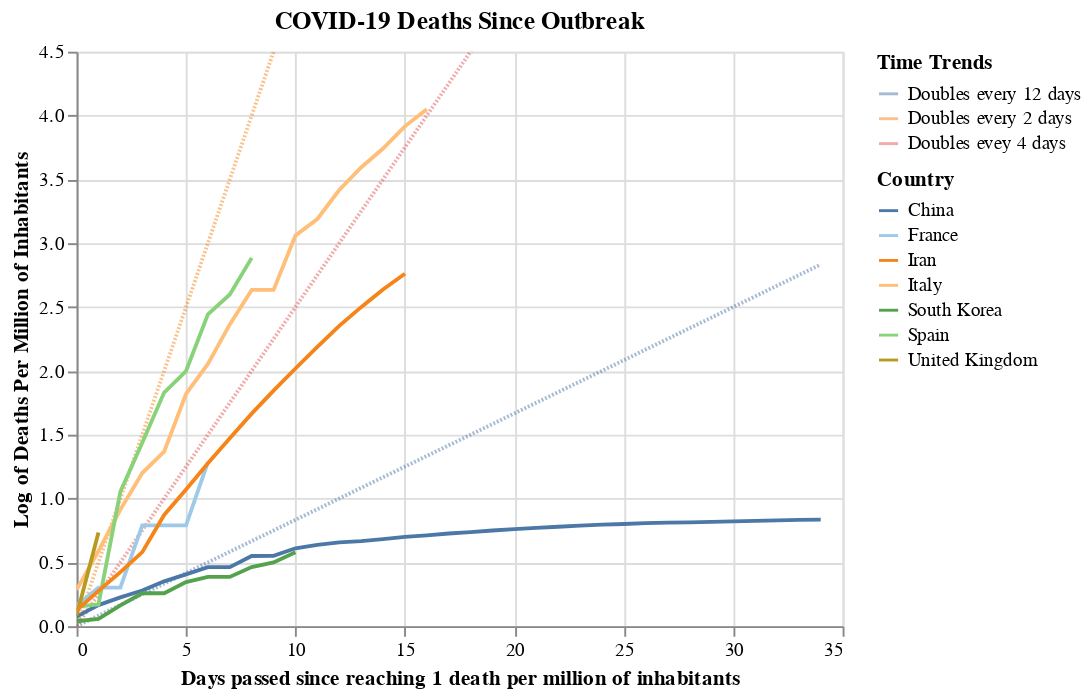

Notebook code cell kept with this figure:
### Code cell
#hide_input
# Stack data to get it to Altair dataframe format
data_countries_pc2 = data_countries_pc.copy()
for i in range(0,len(countries)):
    data_countries_pc2[i] = data_countries_pc2[i].reset_index()
    data_countries_pc2[i]['n_days'] = data_countries_pc2[i].index
    data_countries_pc2[i]['log_cases'] = np.log(data_countries_pc2[i]["total_cases"])
data_plot = data_countries_pc2[0]
for i in range(1, len(countries)):    
    data_plot = pd.concat([data_plot, data_countries_pc2[i]], axis=0)
data_plot["trend_2days"] = data_plot["n_days"]*1/2
data_plot["trend_4days"] = data_plot["n_days"]*1/4
data_plot["trend_12days"] = data_plot["n_days"]*1/12
data_plot["trend_2days_label"] = "Doubles every 2 days"
data_plot["trend_4days_label"] = "Doubles evey 4 days"
data_plot["trend_12days_label"] = "Doubles every 12 days"


# Plot it using Altair
source = data_plot

scales = alt.selection_interval(bind='scales')
selection = alt.selection_multi(fields=['location'], bind='legend')

base = alt.Chart(source, title = "COVID-19 Deaths Since Outbreak").encode(
    x = alt.X('n_days:Q', title = "Days passed since reaching 1 death per million of inhabitants"),
    y = alt.Y("log_cases:Q",title = "Log of Deaths Per Million of Inhabitants"),
    color = alt.Color('location:N', legend=alt.Legend(title="Country"),
                     scale=alt.Scale(scheme='tableau20')),
    opacity = alt.condition(selection, alt.value(1), alt.value(0.1))
)

lines = base.mark_line().add_selection(
    scales
).add_selection(
    selection
)

trend_2d = alt.Chart(source).encode(
    color = alt.value("#D3D3D3"),
    x = "n_days:Q",
    y = alt.Y("trend_2days:Q",  scale=alt.Scale(domain=(0, max(data_plot["log_cases"])))),
    stroke = alt.Stroke("trend_2days_label:N", legend = alt.Legend(title = "Time Trends")
                       )
).mark_line( strokeDash=[1,1], opacity= 0.5)

trend_4d = alt.Chart(source).mark_line(color="#D3D3D3", strokeDash=[1,1], opacity= 0.5).encode(
    x = "n_days:Q",
    y = alt.Y("trend_4days:Q",  scale=alt.Scale(domain=(0, max(data_plot["log_cases"])))),
    stroke = "trend_4days_label:N"
)

trend_12d = alt.Chart(source).mark_line(color="#D3D3D3", strokeDash=[1,1], opacity= 0.5).encode(
    x = "n_days:Q",
    y = alt.Y("trend_12days:Q",  scale=alt.Scale(domain=(0, max(data_plot["log_cases"])))),
    stroke = "trend_12days_label:N"
)

trend_2d + trend_4d + trend_12d +  lines

### Figure 1 — Vega-Lite specification as saved in the notebook (floating-point values rounded to 4 significant figures)
{"config": {"view": {"continuousWidth": 400, "continuousHeight": 300}}, "encoding": {"color": {"scale": {"range": ["#1f77b4", "#ff7f0e", "#D3D3D3", "#d62728", "#9467bd", "#8c564b", "#e377c2", "#D3D3D3", "#bcbd22", "#17becf", "#aec7e8", "#ffbb78", "#D3D3D3", "#ff9896", "#c5b0d5", "#c49c94", "#f7b6d2", "#c7c7c7", "#dbdb8d", "#9edae5"]}}}, "layer": [{"mark": {"type": "line", "opacity": 0.5, "strokeDash": [1, 1]}, "encoding": {"color": {"value": "#D3D3D3"}, "stroke": {"type": "nominal", "field": "trend_2days_label", "legend": {"title": "Time Trends"}}, "x": {"type": "quantitative", "field": "n_days"}, "y": {"type": "quantitative", "field": "trend_2days", "scale": {"domain": [0, 4.049]}}}}, {"mark": {"type": "line", "color": "#D3D3D3", "opacity": 0.5, "strokeDash": [1, 1]}, "encoding": {"stroke": {"type": "nominal", "field": "trend_4days_label"}, "x": {"type": "quantitative", "field": "n_days"}, "y": {"type": "quantitative", "field": "trend_4days", "scale": {"domain": [0, 4.049]}}}}, {"mark": {"type": "line", "color": "#D3D3D3", "opacity": 0.5, "strokeDash": [1, 1]}, "encoding": {"stroke": {"type": "nominal", "field": "trend_12days_label"}, "x": {"type": "quantitative", "field": "n_days"}, "y": {"type": "quantitative", "field": "trend_12days", "scale": {"domain": [0, 4.049]}}}}, {"mark": "line", "encoding": {"color": {"type": "nominal", "field": "location", "legend": {"title": "Country"}, "scale": {"scheme": "tableau20"}}, "opacity": {"condition": {"value": 1, "selection": "selector069"}, "value": 0.1}, "x": {"type": "quantitative", "field": "n_days", "title": "Days passed since reaching 1 death per million of inhabitants"}, "y": {"type": "quantitative", "field": "log_cases", "title": "Log of Deaths Per Million of Inhabitants"}}, "selection": {"selector068": {"type": "interval", "bind": "scales"}, "selector069": {"type": "multi", "fields": ["location"], "bind": "legend"}}, "title": "COVID-19 Deaths Since Outbreak"}], "data": {"name": "data-77f112b5274cc99d0a695abc678242b1"}, "$schema": "https://vega.github.io/schema/vega-lite/v4.0.2.json", "datasets": {"data-77f112b5274cc99d0a695abc678242b1": [{"index": 1755, "location": "China", "date": "2020-02-14T00:00:00", "total_cases": 1.079, "n_days": 0, "log_cases": 0.07612, "trend_2days": 0.0, "trend_4days": 0.0, "trend_12days": 0.0, "trend_2days_label": "Doubles every 2 days", "trend_4days_label": "Doubles evey 4 days", "trend_12days_label": "Doubles every 12 days"}, {"index": 1756, "location": "China", "date": "2020-02-15T00:00:00", "total_cases": 1.18, "n_days": 1, "log_cases": 0.1654, "trend_2days": 0.5, "trend_4days": 0.25, "trend_12days": 0.08333, "trend_2days_label": "Doubles every 2 days", "trend_4days_label": "Doubles evey 4 days", "trend_12days_label": "Doubles every 12 days"}, {"index": 1757, "location": "China", "date": "2020-02-16T00:00:00", "total_cases": 1.253, "n_days": 2, "log_cases": 0.2255, "trend_2days": 1.0, "trend_4days": 0.5, "trend_12days": 0.1667, "trend_2days_label": "Doubles every 2 days", "trend_4days_label": "Doubles evey 4 days", "trend_12days_label": "Doubles every 12 days"}, {"index": 1758, "location": "China", "date": "2020-02-17T00:00:00", "total_cases": 1.322, "n_days": 3, "log_cases": 0.2795, "trend_2days": 1.5, "trend_4days": 0.75, "trend_12days": 0.25, "trend_2days_label": "Doubles every 2 days", "trend_4days_label": "Doubles evey 4 days", "trend_12days_label": "Doubles every 12 days"}, {"index": 1759, "location": "China", "date": "2020-02-18T00:00:00", "total_cases": 1.421, "n_days": 4, "log_cases": 0.3514, "trend_2days": 2.0, "trend_4days": 1.0, "trend_12days": 0.3333, "trend_2days_label": "Doubles every 2 days", "trend_4days_label": "Doubles evey 4 days", "trend_12days_label": "Doubles every 12 days"}, {"index": 1760, "location": "China", "date": "2020-02-19T00:00:00", "total_cases": 1.501, "n_days": 5, "log_cases": 0.4063, "trend_2days": 2.5, "trend_4days": 1.25, "trend_12days": 0.4167, "trend_2days_label": "Doubles every 2 days", "trend_4days_label": "Doubles evey 4 days", "trend_12days_label": "Doubles every 12 days"}, {"index": 1762, "location": "China", "date": "2020-02-20T00:00:00", "total_cases": 1.588, "n_days": 6, "log_cases": 0.4623, "trend_2days": 3.0, "trend_4days": 1.5, "trend_12days": 0.5, "trend_2days_label": "Doubles every 2 days", "trend_4days_label": "Doubles evey 4 days", "trend_12days_label": "Doubles every 12 days"}, {"index": 1763, "location": "China", "date": "2020-02-21T00:00:00", "total_cases": 1.588, "n_days": 7, "log_cases": 0.4623, "trend_2days": 3.5, "trend_4days": 1.75, "trend_12days": 0.5833, "trend_2days_label": "Doubles every 2 days", "trend_4days_label": "Doubles evey 4 days", "trend_12days_label": "Doubles every 12 days"}, {"index": 1764, "location": "China", "date": "2020-02-22T00:00:00", "total_cases": 1.733, "n_days": 8, "log_cases": 0.55, "trend_2days": 4.0, "trend_4days": 2.0, "trend_12days": 0.6667, "trend_2days_label": "Doubles every 2 days", "trend_4days_label": "Doubles evey 4 days", "trend_12days_label": "Doubles every 12 days"}, {"index": 1765, "location": "China", "date": "2020-02-23T00:00:00", "total_cases": 1.735, "n_days": 9, "log_cases": 0.5508, "trend_2days": 4.5, "trend_4days": 2.25, "trend_12days": 0.75, "trend_2days_label": "Doubles every 2 days", "trend_4days_label": "Doubles evey 4 days", "trend_12days_label": "Doubles every 12 days"}, {"index": 1766, "location": "China", "date": "2020-02-24T00:00:00", "total_cases": 1.841, "n_days": 10, "log_cases": 0.6103, "trend_2days": 5.0, "trend_4days": 2.5, "trend_12days": 0.8333, "trend_2days_label": "Doubles every 2 days", "trend_4days_label": "Doubles evey 4 days", "trend_12days_label": "Doubles every 12 days"}, {"index": 1767, "location": "China", "date": "2020-02-25T00:00:00", "total_cases": 1.891, "n_days": 11, "log_cases": 0.637, "trend_2days": 5.5, "trend_4days": 2.75, "trend_12days": 0.9167, "trend_2days_label": "Doubles every 2 days", "trend_4days_label": "Doubles evey 4 days", "trend_12days_label": "Doubles every 12 days"}, {"index": 1768, "location": "China", "date": "2020-02-26T00:00:00", "total_cases": 1.928, "n_days": 12, "log_cases": 0.6563, "trend_2days": 6.0, "trend_4days": 3.0, "trend_12days": 1.0, "trend_2days_label": "Doubles every 2 days", "trend_4days_label": "Doubles evey 4 days", "trend_12days_label": "Doubles every 12 days"}, {"index": 1769, "location": "China", "date": "2020-02-27T00:00:00", "total_cases": 1.948, "n_days": 13, "log_cases": 0.6669, "trend_2days": 6.5, "trend_4days": 3.25, "trend_12days": 1.083, "trend_2days_label": "Doubles every 2 days", "trend_4days_label": "Doubles evey 4 days", "trend_12days_label": "Doubles every 12 days"}, {"index": 1770, "location": "China", "date": "2020-02-28T00:00:00", "total_cases": 1.979, "n_days": 14, "log_cases": 0.6828, "trend_2days": 7.0, "trend_4days": 3.5, "trend_12days": 1.167, "trend_2days_label": "Doubles every 2 days", "trend_4days_label": "Doubles evey 4 days", "trend_12days_label": "Doubles every 12 days"}, {"index": 1771, "location": "China", "date": "2020-02-29T00:00:00", "total_cases": 2.013, "n_days": 15, "log_cases": 0.6995, "trend_2days": 7.5, "trend_4days": 3.75, "trend_12days": 1.25, "trend_2days_label": "Doubles every 2 days", "trend_4days_label": "Doubles evey 4 days", "trend_12days_label": "Doubles every 12 days"}, {"index": 1779, "location": "China", "date": "2020-03-01T00:00:00", "total_cases": 2.038, "n_days": 16, "log_cases": 0.7118, "trend_2days": 8.0, "trend_4days": 4.0, "trend_12days": 1.333, "trend_2days_label": "Doubles every 2 days", "trend_4days_label": "Doubles evey 4 days", "trend_12days_label": "Doubles every 12 days"}, {"index": 1790, "location": "China", "date": "2020-03-02T00:00:00", "total_cases": 2.067, "n_days": 17, "log_cases": 0.7263, "trend_2days": 8.5, "trend_4days": 4.25, "trend_12days": 1.417, "trend_2days_label": "Doubles every 2 days", "trend_4days_label": "Doubles evey 4 days", "trend_12days_label": "Doubles every 12 days"}, {"index": 1791, "location": "China", "date": "2020-03-03T00:00:00", "total_cases": 2.091, "n_days": 18, "log_cases": 0.7375, "trend_2days": 9.0, "trend_4days": 4.5, "trend_12days": 1.5, "trend_2days_label": "Doubles every 2 days", "trend_4days_label": "Doubles evey 4 days", "trend_12days_label": "Doubles every 12 days"}, {"index": 1792, "location": "China", "date": "2020-03-04T00:00:00", "total_cases": 2.116, "n_days": 19, "log_cases": 0.7497, "trend_2days": 9.5, "trend_4days": 4.75, "trend_12days": 1.583, "trend_2days_label": "Doubles every 2 days", "trend_4days_label": "Doubles evey 4 days", "trend_12days_label": "Doubles every 12 days"}, {"index": 1793, "location": "China", "date": "2020-03-05T00:00:00", "total_cases": 2.139, "n_days": 20, "log_cases": 0.7604, "trend_2days": 10.0, "trend_4days": 5.0, "trend_12days": 1.667, "trend_2days_label": "Doubles every 2 days", "trend_4days_label": "Doubles evey 4 days", "trend_12days_label": "Doubles every 12 days"}, {"index": 1794, "location": "China", "date": "2020-03-06T00:00:00", "total_cases": 2.16, "n_days": 21, "log_cases": 0.7699, "trend_2days": 10.5, "trend_4days": 5.25, "trend_12days": 1.75, "trend_2days_label": "Doubles every 2 days", "trend_4days_label": "Doubles evey 4 days", "trend_12days_label": "Doubles every 12 days"}, {"index": 1795, "location": "China", "date": "2020-03-07T00:00:00", "total_cases": 2.179, "n_days": 22, "log_cases": 0.7791, "trend_2days": 11.0, "trend_4days": 5.5, "trend_12days": 1.833, "trend_2days_label": "Doubles every 2 days", "trend_4days_label": "Doubles evey 4 days", "trend_12days_label": "Doubles every 12 days"}, {"index": 1796, "location": "China", "date": "2020-03-08T00:00:00", "total_cases": 2.199, "n_days": 23, "log_cases": 0.7882, "trend_2days": 11.5, "trend_4days": 5.75, "trend_12days": 1.917, "trend_2days_label": "Doubles every 2 days", "trend_4days_label": "Doubles evey 4 days", "trend_12days_label": "Doubles every 12 days"}, {"index": 1797, "location": "China", "date": "2020-03-09T00:00:00", "total_cases": 2.216, "n_days": 24, "log_cases": 0.7955, "trend_2days": 12.0, "trend_4days": 6.0, "trend_12days": 2.0, "trend_2days_label": "Doubles every 2 days", "trend_4days_label": "Doubles evey 4 days", "trend_12days_label": "Doubles every 12 days"}, {"index": 1780, "location": "China", "date": "2020-03-10T00:00:00", "total_cases": 2.227, "n_days": 25, "log_cases": 0.8007, "trend_2days": 12.5, "trend_4days": 6.25, "trend_12days": 2.083, "trend_2days_label": "Doubles every 2 days", "trend_4days_label": "Doubles evey 4 days", "trend_12days_label": "Doubles every 12 days"}, {"index": 1781, "location": "China", "date": "2020-03-11T00:00:00", "total_cases": 2.243, "n_days": 26, "log_cases": 0.8076, "trend_2days": 13.0, "trend_4days": 6.5, "trend_12days": 2.167, "trend_2days_label": "Doubles every 2 days", "trend_4days_label": "Doubles evey 4 days", "trend_12days_label": "Doubles every 12 days"}, {"index": 1782, "location": "China", "date": "2020-03-12T00:00:00", "total_cases": 2.25, "n_days": 27, "log_cases": 0.8111, "trend_2days": 13.5, "trend_4days": 6.75, "trend_12days": 2.25, "trend_2days_label": "Doubles every 2 days", "trend_4days_label": "Doubles evey 4 days", "trend_12days_label": "Doubles every 12 days"}, {"index": 1783, "location": "China", "date": "2020-03-13T00:00:00", "total_cases": 2.256, "n_days": 28, "log_cases": 0.8136, "trend_2days": 14.0, "trend_4days": 7.0, "trend_12days": 2.333, "trend_2days_label": "Doubles every 2 days", "trend_4days_label": "Doubles evey 4 days", "trend_12days_label": "Doubles every 12 days"}, {"index": 1784, "location": "China", "date": "2020-03-14T00:00:00", "total_cases": 2.265, "n_days": 29, "log_cases": 0.8177, "trend_2days": 14.5, "trend_4days": 7.25, "trend_12days": 2.417, "trend_2days_label": "Doubles every 2 days", "trend_4days_label": "Doubles evey 4 days", "trend_12days_label": "Doubles every 12 days"}, {"index": 1785, "location": "China", "date": "2020-03-15T00:00:00", "total_cases": 2.272, "n_days": 30, "log_cases": 0.8208, "trend_2days": 15.0, "trend_4days": 7.5, "trend_12days": 2.5, "trend_2days_label": "Doubles every 2 days", "trend_4days_label": "Doubles evey 4 days", "trend_12days_label": "Doubles every 12 days"}, {"index": 1786, "location": "China", "date": "2020-03-16T00:00:00", "total_cases": 2.282, "n_days": 31, "log_cases": 0.8252, "trend_2days": 15.5, "trend_4days": 7.75, "trend_12days": 2.583, "trend_2days_label": "Doubles every 2 days", "trend_4days_label": "Doubles evey 4 days", "trend_12days_label": "Doubles every 12 days"}, {"index": 1787, "location": "China", "date": "2020-03-17T00:00:00", "total_cases": 2.292, "n_days": 32, "log_cases": 0.8292, "trend_2days": 16.0, "trend_4days": 8.0, "trend_12days": 2.667, "trend_2days_label": "Doubles every 2 days", "trend_4days_label": "Doubles evey 4 days", "trend_12days_label": "Doubles every 12 days"}, {"index": 1788, "location": "China", "date": "2020-03-18T00:00:00", "total_cases": 2.299, "n_days": 33, "log_cases": 0.8326, "trend_2days": 16.5, "trend_4days": 8.25, "trend_12days": 2.75, "trend_2days_label": "Doubles every 2 days", "trend_4days_label": "Doubles evey 4 days", "trend_12days_label": "Doubles every 12 days"}, {"index": 1789, "location": "China", "date": "2020-03-19T00:00:00", "total_cases": 2.305, "n_days": 34, "log_cases": 0.8351, "trend_2days": 17.0, "trend_4days": 8.5, "trend_12days": 2.833, "trend_2days_label": "Doubles every 2 days", "trend_4days_label": "Doubles evey 4 days", "trend_12days_label": "Doubles every 12 days"}, {"index": 4285, "location": "Italy", "date": "2020-03-03T00:00:00", "total_cases": 1.331, "n_days": 0, "log_cases": 0.2858, "trend_2days": 0.0, "trend_4days": 0.0, "trend_12days": 0.0, "trend_2days_label": "Doubles every 2 days", "trend_4days_label": "Doubles evey 4 days", "trend_12days_label": "Doubles every 12 days"}, {"index": 4286, "location": "Italy", "date": "2020-03-04T00:00:00", "total_cases": 1.803, "n_days": 1, "log_cases": 0.5892, "trend_2days": 0.5, "trend_4days": 0.25, "trend_12days": 0.08333, "trend_2days_label": "Doubles every 2 days", "trend_4days_label": "Doubles evey 4 days", "trend_12days_label": "Doubles every 12 days"}, {"index": 4287, "location": "Italy", "date": "2020-03-05T00:00:00", "total_cases": 2.493, "n_days": 2, "log_cases": 0.9136, "trend_2days": 1.0, "trend_4days": 0.5, "trend_12days": 0.1667, "trend_2days_label": "Doubles every 2 days", "trend_4days_label": "Doubles evey 4 days", "trend_12days_label": "Doubles every 12 days"}, {"index": 4288, "location": "Italy", "date": "2020-03-06T00:00:00", "total_cases": 3.319, "n_days": 3, "log_cases": 1.2, "trend_2days": 1.5, "trend_4days": 0.75, "trend_12days": 0.25, "trend_2days_label": "Doubles every 2 days", "trend_4days_label": "Doubles evey 4 days", "trend_12days_label": "Doubles every 12 days"}, {"index": 4289, "location": "Italy", "date": "2020-03-07T00:00:00", "total_cases": 3.925, "n_days": 4, "log_cases": 1.367, "trend_2days": 2.0, "trend_4days": 1.0, "trend_12days": 0.3333, "trend_2days_label": "Doubles every 2 days", "trend_4days_label": "Doubles evey 4 days", "trend_12days_label": "Doubles every 12 days"}, {"index": 4290, "location": "Italy", "date": "2020-03-08T00:00:00", "total_cases": 6.166, "n_days": 5, "log_cases": 1.819, "trend_2days": 2.5, "trend_4days": 1.25, "trend_12days": 0.4167, "trend_2days_label": "Doubles every 2 days", "trend_4days_label": "Doubles evey 4 days", "trend_12days_label": "Doubles every 12 days"}, {"index": 4291, "location": "Italy", "date": "2020-03-09T00:00:00", "total_cases": 7.8, "n_days": 6, "log_cases": 2.054, "trend_2days": 3.0, "trend_4days": 1.5, "trend_12days": 0.5, "trend_2days_label": "Doubles every 2 days", "trend_4days_label": "Doubles evey 4 days", "trend_12days_label": "Doubles every 12 days"}, {"index": 4274, "location": "Italy", "date": "2020-03-10T00:00:00", "total_cases": 10.63, "n_days": 7, "log_cases": 2.364, "trend_2days": 3.5, "trend_4days": 1.75, "trend_12days": 0.5833, "trend_2days_label": "Doubles every 2 days", "trend_4days_label": "Doubles evey 4 days", "trend_12days_label": "Doubles every 12 days"}, {"index": 4275, "location": "Italy", "date": "2020-03-11T00:00:00", "total_cases": 13.93, "n_days": 8, "log_cases": 2.634, "trend_2days": 4.0, "trend_4days": 2.0, "trend_12days": 0.6667, "trend_2days_label": "Doubles every 2 days", "trend_4days_label": "Doubles evey 4 days", "trend_12days_label": "Doubles every 12 days"}, {"index": 4276, "location": "Italy", "date": "2020-03-12T00:00:00", "total_cases": 13.93, "n_days": 9, "log_cases": 2.634, "trend_2days": 4.5, "trend_4days": 2.25, "trend_12days": 0.75, "trend_2days_label": "Doubles every 2 days", "trend_4days_label": "Doubles evey 4 days", "trend_12days_label": "Doubles every 12 days"}, {"index": 4277, "location": "Italy", "date": "2020-03-13T00:00:00", "total_cases": 21.33, "n_days": 10, "log_cases": 3.06, "trend_2days": 5.0, "trend_4days": 2.5, "trend_12days": 0.8333, "trend_2days_label": "Doubles every 2 days", "trend_4days_label": "Doubles evey 4 days", "trend_12days_label": "Doubles every 12 days"}, {"index": 4278, "location": "Italy", "date": "2020-03-14T00:00:00", "total_cases": 24.28, "n_days": 11, "log_cases": 3.189, "trend_2days": 5.5, "trend_4days": 2.75, "trend_12days": 0.9167, "trend_2days_label": "Doubles every 2 days", "trend_4days_label": "Doubles evey 4 days", "trend_12days_label": "Doubles every 12 days"}, {"index": 4279, "location": "Italy", "date": "2020-03-15T00:00:00", "total_cases": 30.48, "n_days": 12, "log_cases": 3.417, "trend_2days": 6.0, "trend_4days": 3.0, "trend_12days": 1.0, "trend_2days_label": "Doubles every 2 days", "trend_4days_label": "Doubles evey 4 days", "trend_12days_label": "Doubles every 12 days"}, {"index": 4280, "location": "Italy", "date": "2020-03-16T00:00:00", "total_cases": 36.35, "n_days": 13, "log_cases": 3.593, "trend_2days": 6.5, "trend_4days": 3.25, "trend_12days": 1.083, "trend_2days_label": "Doubles every 2 days", "trend_4days_label": "Doubles evey 4 days", "trend_12days_label": "Doubles every 12 days"}, {"index": 4281, "location": "Italy", "date": "2020-03-17T00:00:00", "total_cases": 42.17, "n_days": 14, "log_cases": 3.742, "trend_2days": 7.0, "trend_4days": 3.5, "trend_12days": 1.167, "trend_2days_label": "Doubles every 2 days", "trend_4days_label": "Doubles evey 4 days", "trend_12days_label": "Doubles every 12 days"}, {"index": 4282, "location": "Italy", "date": "2020-03-18T00:00:00", "total_cases": 50.17, "n_days": 15, "log_cases": 3.915, "trend_2days": 7.5, "trend_4days": 3.75, "trend_12days": 1.25, "trend_2days_label": "Doubles every 2 days", "trend_4days_label": "Doubles evey 4 days", "trend_12days_label": "Doubles every 12 days"}, {"index": 4283, "location": "Italy", "date": "2020-03-19T00:00:00", "total_cases": 57.36, "n_days": 16, "log_cases": 4.049, "trend_2days": 8.0, "trend_4days": 4.0, "trend_12days": 1.333, "trend_2days_label": "Doubles every 2 days", "trend_4days_label": "Doubles evey 4 days", "trend_12days_label": "Doubles every 12 days"}, {"index": 7755, "location": "Spain", "date": "2020-03-11T00:00:00", "total_cases": 1.165, "n_days": 0, "log_cases": 0.1527, "trend_2days": 0.0, "trend_4days": 0.0, "trend_12days": 0.0, "trend_2days_label": "Doubles every 2 days", "trend_4days_label": "Doubles evey 4 days", "trend_12days_label": "Doubles every 12 days"}, {"index": 7756, "location": "Spain", "date": "2020-03-12T00:00:00", "total_cases": 1.187, "n_days": 1, "log_cases": 0.171, "trend_2days": 0.5, "trend_4days": 0.25, "trend_12days": 0.08333, "trend_2days_label": "Doubles every 2 days", "trend_4days_label": "Doubles evey 4 days", "trend_12days_label": "Doubles every 12 days"}, {"index": 7757, "location": "Spain", "date": "2020-03-13T00:00:00", "total_cases": 2.869, "n_days": 2, "log_cases": 1.054, "trend_2days": 1.0, "trend_4days": 0.5, "trend_12days": 0.1667, "trend_2days_label": "Doubles every 2 days", "trend_4days_label": "Doubles evey 4 days", "trend_12days_label": "Doubles every 12 days"}, {"index": 7758, "location": "Spain", "date": "2020-03-14T00:00:00", "total_cases": 4.207, "n_days": 3, "log_cases": 1.437, "trend_2days": 1.5, "trend_4days": 0.75, "trend_12days": 0.25, "trend_2days_label": "Doubles every 2 days", "trend_4days_label": "Doubles evey 4 days", "trend_12days_label": "Doubles every 12 days"}, {"index": 7759, "location": "Spain", "date": "2020-03-15T00:00:00", "total_cases": 6.235, "n_days": 4, "log_cases": 1.83, "trend_2days": 2.0, "trend_4days": 1.0, "trend_12days": 0.3333, "trend_2days_label": "Doubles every 2 days", "trend_4days_label": "Doubles evey 4 days", "trend_12days_label": "Doubles every 12 days"}, {"index": 7760, "location": "Spain", "date": "2020-03-16T00:00:00", "total_cases": 7.378, "n_days": 5, "log_cases": 1.998, "trend_2days": 2.5, "trend_4days": 1.25, "trend_12days": 0.4167, "trend_2days_label": "Doubles every 2 days", "trend_4days_label": "Doubles evey 4 days", "trend_12days_label": "Doubles every 12 days"}, {"index": 7761, "location": "Spain", "date": "2020-03-17T00:00:00", "total_cases": 11.5, "n_days": 6, "log_cases": 2.442, "trend_2days": 3.0, "trend_4days": 1.5, "trend_12days": 0.5, "trend_2days_label": "Doubles every 2 days", "trend_4days_label": "Doubles evey 4 days", "trend_12days_label": "Doubles every 12 days"}, {"index": 7762, "location": "Spain", "date": "2020-03-18T00:00:00", "total_cases": 13.44, "n_days": 7, "log_cases": 2.598, "trend_2days": 3.5, "trend_4days": 1.75, "trend_12days": 0.5833, "trend_2days_label": "Doubles every 2 days", "trend_4days_label": "Doubles evey 4 days", "trend_12days_label": "Doubles every 12 days"}, {"index": 7763, "location": "Spain", "date": "2020-03-19T00:00:00", "total_cases": 17.91, "n_days": 8, "log_cases": 2.885, "trend_2days": 4.0, "trend_4days": 2.0, "trend_12days": 0.6667, "trend_2days_label": "Doubles every 2 days", "trend_4days_label": "Doubles evey 4 days", "trend_12days_label": "Doubles every 12 days"}, {"index": 3117, "location": "France", "date": "2020-03-13T00:00:00", "total_cases": 1.175, "n_days": 0, "log_cases": 0.1614, "trend_2days": 0.0, "trend_4days": 0.0, "trend_12days": 0.0, "trend_2days_label": "Doubles every 2 days", "trend_4days_label": "Doubles evey 4 days", "trend_12days_label": "Doubles every 12 days"}, {"index": 3118, "location": "France", "date": "2020-03-14T00:00:00", "total_cases": 1.354, "n_days": 1, "log_cases": 0.3028, "trend_2days": 0.5, "trend_4days": 0.25, "trend_12days": 0.08333, "trend_2days_label": "Doubles every 2 days", "trend_4days_label": "Doubles evey 4 days", "trend_12days_label": "Doubles every 12 days"}, {"index": 3119, "location": "France", "date": "2020-03-15T00:00:00", "total_cases": 1.354, "n_days": 2, "log_cases": 0.3028, "trend_2days": 1.0, "trend_4days": 0.5, "trend_12days": 0.1667, "trend_2days_label": "Doubles every 2 days", "trend_4days_label": "Doubles evey 4 days", "trend_12days_label": "Doubles every 12 days"}, {"index": 3120, "location": "France", "date": "2020-03-16T00:00:00", "total_cases": 2.202, "n_days": 3, "log_cases": 0.7891, "trend_2days": 1.5, "trend_4days": 0.75, "trend_12days": 0.25, "trend_2days_label": "Doubles every 2 days", "trend_4days_label": "Doubles evey 4 days", "trend_12days_label": "Doubles every 12 days"}, {"index": 3121, "location": "France", "date": "2020-03-17T00:00:00", "total_cases": 2.202, "n_days": 4, "log_cases": 0.7891, "trend_2days": 2.0, "trend_4days": 1.0, "trend_12days": 0.3333, "trend_2days_label": "Doubles every 2 days", "trend_4days_label": "Doubles evey 4 days", "trend_12days_label": "Doubles every 12 days"}, {"index": 3122, "location": "France", "date": "2020-03-18T00:00:00", "total_cases": 2.202, "n_days": 5, "log_cases": 0.7891, "trend_2days": 2.5, "trend_4days": 1.25, "trend_12days": 0.4167, "trend_2days_label": "Doubles every 2 days", "trend_4days_label": "Doubles evey 4 days", "trend_12days_label": "Doubles every 12 days"}, {"index": 3123, "location": "France", "date": "2020-03-19T00:00:00", "total_cases": 3.615, "n_days": 6, "log_cases": 1.285, "trend_2days": 3.0, "trend_4days": 1.5, "trend_12days": 0.5, "trend_2days_label": "Doubles every 2 days", "trend_4days_label": "Doubles evey 4 days", "trend_12days_label": "Doubles every 12 days"}, {"index": 8690, "location": "United Kingdom", "date": "2020-03-18T00:00:00", "total_cases": 1.088, "n_days": 0, "log_cases": 0.08426, "trend_2days": 0.0, "trend_4days": 0.0, "trend_12days": 0.0, "trend_2days_label": "Doubles every 2 days", "trend_4days_label": "Doubles evey 4 days", "trend_12days_label": "Doubles every 12 days"}, {"index": 8691, "location": "United Kingdom", "date": "2020-03-19T00:00:00", "total_cases": 2.085, "n_days": 1, "log_cases": 0.7349, "trend_2days": 0.5, "trend_4days": 0.25, "trend_12days": 0.08333, "trend_2days_label": "Doubles every 2 days", "trend_4days_label": "Doubles evey 4 days", "trend_12days_label": "Doubles every 12 days"}, {"index": 4639, "location": "South Korea", "date": "2020-03-09T00:00:00", "total_cases": 1.04, "n_days": 0, "log_cases": 0.03882, "trend_2days": 0.0, "trend_4days": 0.0, "trend_12days": 0.0, "trend_2days_label": "Doubles every 2 days", "trend_4days_label": "Doubles evey 4 days", "trend_12days_label": "Doubles every 12 days"}, {"index": 4622, "location": "South Korea", "date": "2020-03-10T00:00:00", "total_cases": 1.059, "n_days": 1, "log_cases": 0.05751, "trend_2days": 0.5, "trend_4days": 0.25, "trend_12days": 0.08333, "trend_2days_label": "Doubles every 2 days", "trend_4days_label": "Doubles evey 4 days", "trend_12days_label": "Doubles every 12 days"}, {"index": 4623, "location": "South Korea", "date": "2020-03-11T00:00:00", "total_cases": 1.177, "n_days": 2, "log_cases": 0.1629, "trend_2days": 1.0, "trend_4days": 0.5, "trend_12days": 0.1667, "trend_2days_label": "Doubles every 2 days", "trend_4days_label": "Doubles evey 4 days", "trend_12days_label": "Doubles every 12 days"}, {"index": 4624, "location": "South Korea", "date": "2020-03-12T00:00:00", "total_cases": 1.295, "n_days": 3, "log_cases": 0.2582, "trend_2days": 1.5, "trend_4days": 0.75, "trend_12days": 0.25, "trend_2days_label": "Doubles every 2 days", "trend_4days_label": "Doubles evey 4 days", "trend_12days_label": "Doubles every 12 days"}, {"index": 4625, "location": "South Korea", "date": "2020-03-13T00:00:00", "total_cases": 1.295, "n_days": 4, "log_cases": 0.2582, "trend_2days": 2.0, "trend_4days": 1.0, "trend_12days": 0.3333, "trend_2days_label": "Doubles every 2 days", "trend_4days_label": "Doubles evey 4 days", "trend_12days_label": "Doubles every 12 days"}, {"index": 4626, "location": "South Korea", "date": "2020-03-14T00:00:00", "total_cases": 1.412, "n_days": 5, "log_cases": 0.3452, "trend_2days": 2.5, "trend_4days": 1.25, "trend_12days": 0.4167, "trend_2days_label": "Doubles every 2 days", "trend_4days_label": "Doubles evey 4 days", "trend_12days_label": "Doubles every 12 days"}, {"index": 4627, "location": "South Korea", "date": "2020-03-15T00:00:00", "total_cases": 1.471, "n_days": 6, "log_cases": 0.386, "trend_2days": 3.0, "trend_4days": 1.5, "trend_12days": 0.5, "trend_2days_label": "Doubles every 2 days", "trend_4days_label": "Doubles evey 4 days", "trend_12days_label": "Doubles every 12 days"}, {"index": 4628, "location": "South Korea", "date": "2020-03-16T00:00:00", "total_cases": 1.471, "n_days": 7, "log_cases": 0.386, "trend_2days": 3.5, "trend_4days": 1.75, "trend_12days": 0.5833, "trend_2days_label": "Doubles every 2 days", "trend_4days_label": "Doubles evey 4 days", "trend_12days_label": "Doubles every 12 days"}, {"index": 4629, "location": "South Korea", "date": "2020-03-17T00:00:00", "total_cases": 1.589, "n_days": 8, "log_cases": 0.463, "trend_2days": 4.0, "trend_4days": 2.0, "trend_12days": 0.6667, "trend_2days_label": "Doubles every 2 days", "trend_4days_label": "Doubles evey 4 days", "trend_12days_label": "Doubles every 12 days"}, {"index": 4630, "location": "South Korea", "date": "2020-03-18T00:00:00", "total_cases": 1.648, "n_days": 9, "log_cases": 0.4993, "trend_2days": 4.5, "trend_4days": 2.25, "trend_12days": 0.75, "trend_2days_label": "Doubles every 2 days", "trend_4days_label": "Doubles evey 4 days", "trend_12days_label": "Doubles every 12 days"}, {"index": 4631, "location": "South Korea", "date": "2020-03-19T00:00:00", "total_cases": 1.785, "n_days": 10, "log_cases": 0.5794, "trend_2days": 5.0, "trend_4days": 2.5, "trend_12days": 0.8333, "trend_2days_label": "Doubles every 2 days", "trend_4days_label": "Doubles evey 4 days", "trend_12days_label": "Doubles every 12 days"}, {"index": 4054, "location": "Iran", "date": "2020-03-04T00:00:00", "total_cases": 1.134, "n_days": 0, "log_cases": 0.1253, "trend_2days": 0.0, "trend_4days": 0.0, "trend_12days": 0.0, "trend_2days_label": "Doubles every 2 days", "trend_4days_label": "Doubles evey 4 days", "trend_12days_label": "Doubles every 12 days"}, {"index": 4055, "location": "Iran", "date": "2020-03-05T00:00:00", "total_cases": 1.318, "n_days": 1, "log_cases": 0.2764, "trend_2days": 0.5, "trend_4days": 0.25, "trend_12days": 0.08333, "trend_2days_label": "Doubles every 2 days", "trend_4days_label": "Doubles evey 4 days", "trend_12days_label": "Doubles every 12 days"}, {"index": 4056, "location": "Iran", "date": "2020-03-06T00:00:00", "total_cases": 1.528, "n_days": 2, "log_cases": 0.4238, "trend_2days": 1.0, "trend_4days": 0.5, "trend_12days": 0.1667, "trend_2days_label": "Doubles every 2 days", "trend_4days_label": "Doubles evey 4 days", "trend_12days_label": "Doubles every 12 days"}, {"index": 4057, "location": "Iran", "date": "2020-03-07T00:00:00", "total_cases": 1.787, "n_days": 3, "log_cases": 0.5803, "trend_2days": 1.5, "trend_4days": 0.75, "trend_12days": 0.25, "trend_2days_label": "Doubles every 2 days", "trend_4days_label": "Doubles evey 4 days", "trend_12days_label": "Doubles every 12 days"}, {"index": 4058, "location": "Iran", "date": "2020-03-08T00:00:00", "total_cases": 2.39, "n_days": 4, "log_cases": 0.8714, "trend_2days": 2.0, "trend_4days": 1.0, "trend_12days": 0.3333, "trend_2days_label": "Doubles every 2 days", "trend_4days_label": "Doubles evey 4 days", "trend_12days_label": "Doubles every 12 days"}, {"index": 4059, "location": "Iran", "date": "2020-03-09T00:00:00", "total_cases": 2.92, "n_days": 5, "log_cases": 1.072, "trend_2days": 2.5, "trend_4days": 1.25, "trend_12days": 0.4167, "trend_2days_label": "Doubles every 2 days", "trend_4days_label": "Doubles evey 4 days", "trend_12days_label": "Doubles every 12 days"}, {"index": 4042, "location": "Iran", "date": "2020-03-10T00:00:00", "total_cases": 3.585, "n_days": 6, "log_cases": 1.277, "trend_2days": 3.0, "trend_4days": 1.5, "trend_12days": 0.5, "trend_2days_label": "Doubles every 2 days", "trend_4days_label": "Doubles evey 4 days", "trend_12days_label": "Doubles every 12 days"}, {"index": 4043, "location": "Iran", "date": "2020-03-11T00:00:00", "total_cases": 4.362, "n_days": 7, "log_cases": 1.473, "trend_2days": 3.5, "trend_4days": 1.75, "trend_12days": 0.5833, "trend_2days_label": "Doubles every 2 days", "trend_4days_label": "Doubles evey 4 days", "trend_12days_label": "Doubles every 12 days"}, {"index": 4044, "location": "Iran", "date": "2020-03-12T00:00:00", "total_cases": 5.286, "n_days": 8, "log_cases": 1.665, "trend_2days": 4.0, "trend_4days": 2.0, "trend_12days": 0.6667, "trend_2days_label": "Doubles every 2 days", "trend_4days_label": "Doubles evey 4 days", "trend_12days_label": "Doubles every 12 days"}, {"index": 4045, "location": "Iran", "date": "2020-03-13T00:00:00", "total_cases": 6.333, "n_days": 9, "log_cases": 1.846, "trend_2days": 4.5, "trend_4days": 2.25, "trend_12days": 0.75, "trend_2days_label": "Doubles every 2 days", "trend_4days_label": "Doubles evey 4 days", "trend_12days_label": "Doubles every 12 days"}, {"index": 4046, "location": "Iran", "date": "2020-03-14T00:00:00", "total_cases": 7.528, "n_days": 10, "log_cases": 2.019, "trend_2days": 5.0, "trend_4days": 2.5, "trend_12days": 0.8333, "trend_2days_label": "Doubles every 2 days", "trend_4days_label": "Doubles evey 4 days", "trend_12days_label": "Doubles every 12 days"}, {"index": 4047, "location": "Iran", "date": "2020-03-15T00:00:00", "total_cases": 8.92, "n_days": 11, "log_cases": 2.188, "trend_2days": 5.5, "trend_4days": 2.75, "trend_12days": 0.9167, "trend_2days_label": "Doubles every 2 days", "trend_4days_label": "Doubles evey 4 days", "trend_12days_label": "Doubles every 12 days"}, {"index": 4048, "location": "Iran", "date": "2020-03-16T00:00:00", "total_cases": 10.51, "n_days": 12, "log_cases": 2.352, "trend_2days": 6.0, "trend_4days": 3.0, "trend_12days": 1.0, "trend_2days_label": "Doubles every 2 days", "trend_4days_label": "Doubles evey 4 days", "trend_12days_label": "Doubles every 12 days"}, {"index": 4049, "location": "Iran", "date": "2020-03-17T00:00:00", "total_cases": 12.17, "n_days": 13, "log_cases": 2.499, "trend_2days": 6.5, "trend_4days": 3.25, "trend_12days": 1.083, "trend_2days_label": "Doubles every 2 days", "trend_4days_label": "Doubles evey 4 days", "trend_12days_label": "Doubles every 12 days"}, {"index": 4050, "location": "Iran", "date": "2020-03-18T00:00:00", "total_cases": 13.98, "n_days": 14, "log_cases": 2.638, "trend_2days": 7.0, "trend_4days": 3.5, "trend_12days": 1.167, "trend_2days_label": "Doubles every 2 days", "trend_4days_label": "Doubles evey 4 days", "trend_12days_label": "Doubles every 12 days"}, {"index": 4051, "location": "Iran", "date": "2020-03-19T00:00:00", "total_cases": 15.82, "n_days": 15, "log_cases": 2.761, "trend_2days": 7.5, "trend_4days": 3.75, "trend_12days": 1.25, "trend_2days_label": "Doubles every 2 days", "trend_4days_label": "Doubles evey 4 days", "trend_12days_label": "Doubles every 12 days"}]}}
